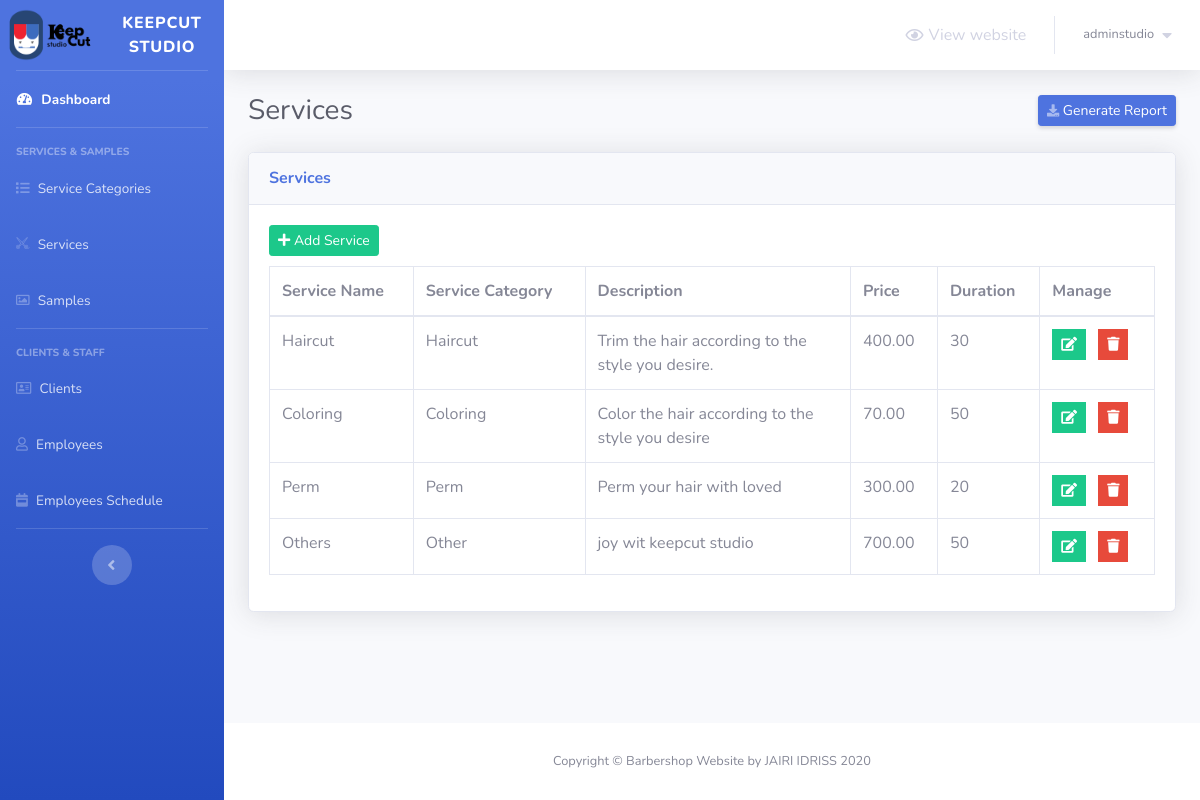
Page /barber-admin/services.php (signed in) on the committed database.
### tables this page shows
CREATE TABLE `services` (
  `service_id` int(5) NOT NULL,
  `service_name` varchar(50) NOT NULL,
  `service_description` varchar(255) NOT NULL,
  `service_price` decimal(6,2) NOT NULL,
  `service_duration` int(5) NOT NULL,
  `category_id` int(2) NOT NULL
);

CREATE TABLE `service_categories` (
  `category_id` int(2) NOT NULL,
  `category_name` varchar(50) NOT NULL
);

### barber-admin/services.php (the view, shortened to what this page needs)
<?php
    include 'connect.php';
    include 'Includes/templates/header.php';
    if(isset($_SESSION['username_barbershop_Xw211qAAsq4']) && isset($_SESSION['password_barbershop_Xw211qAAsq4']))
    {
?>
        <div class="container-fluid">
            <div class="d-sm-flex align-items-center justify-content-between mb-4">
                <h1 class="h3 mb-0 text-gray-800">Services</h1>
                <a href="#" class="d-none d-sm-inline-block btn btn-sm btn-primary shadow-sm">
                    <i class="fas fa-download fa-sm text-white-50"></i>
                    Generate Report
                </a>
            </div>
            <?php
                $do = '';
                if(isset($_GET['do']) && in_array($_GET['do'], array('Add','Edit')))
                {
                    $do = htmlspecialchars($_GET['do']);
                }
                else
                {
                    $do = 'Manage';
                }
                if($do == 'Manage')
                {
                    $stmt = $con->prepare("SELECT * FROM services s, service_categories sc where s.category_id = sc.category_id");
                    $stmt->execute();
                    $rows_services = $stmt->fetchAll();
                ?>
                    <div class="card shadow mb-4">
                        <div class="card-header py-3">
                            <h6 class="m-0 font-weight-bold text-primary">Services</h6>
                        </div>
                        <div class="card-body">
                            <a href="services.php?do=Add" class="btn btn-success btn-sm" style="margin-bottom: 10px;">
                                <i class="fa fa-plus"></i>
                                Add Service
                            </a>
                            <table class="table table-bordered">
                                <thead>
                                    <tr>
                                        <th scope="col">Service Name</th>
                                        <th scope="col">Service Category</th>
                                        <th scope="col">Description</th>
                                        <th scope="col">Price</th>
                                        <th scope="col">Duration</th>
                                        <th scope="col">Manage</th>
                                    </tr>
                                </thead>
                                <tbody>
                                    <?php
                                        foreach($rows_services as $service)
                                        {
                                            echo "<tr>";
                                                echo "<td>";
                                                    echo $service['service_name'];
                                                echo "</td>";
                                                echo "<td>";
                                                    echo $service['category_name'];
                                                echo "</td>";
                                                echo "<td style = 'width:30%'>";
                                                    echo $service['service_description'];
                                                echo "</td>";
                                                echo "<td>";
                                                    echo $service['service_price'];
                                                echo "</td>";
                                                echo "<td>";
                                                    echo $service['service_duration'];
                                                echo "</td>";
                                                echo "<td>";
                                                    $delete_data = "delete_".$service["service_id"];
                                                    ?>
                                                        <ul class="list-inline m-0">
                                                            <li class="list-inline-item" data-toggle="tooltip" title="Edit">
                                                                <button class="btn btn-success btn-sm rounded-0">
                                                                    <a href="services.php?do=Edit&service_id=<?php echo $service['service_id']; ?>" style="color: white;">
                                                                        <i class="fa fa-edit"></i>
                                                                    </a>
                                                                </button>
                                                            </li>
                                                            <li class="list-inline-item" data-toggle="tooltip" title="Delete">
                                                                <button class="btn btn-danger btn-sm rounded-0" type="button" data-toggle="modal" data-target="#<?php echo $delete_data; ?>" data-placement="top"><i class="fa fa-trash"></i></button>
                                                            </li>
                                                        </ul>
                                                    <?php
                                                echo "</td>";
                                            echo "</tr>";
                                        }
                                    ?>
                                </tbody>
                            </table>
                        </div>
                    </div>
                    <?php
                }
            ?>
        </div>
<?php
        include 'Includes/templates/footer.php';
    }
    else
    {
        header('Location: login.php');
        exit();
    }
?>

### rows in the picture
services: service_name "Haircut", category.category_name "Haircut", service_description "Trim the hair according to the style you desire.", service_price "400.00", service_duration "30"
services: service_name "Coloring", category.category_name "Coloring", service_description "Color the hair according to the style you desire", service_price "70.00", service_duration "50"
services: service_name "Perm", category.category_name "Perm", service_description "Perm your hair with loved", service_price "300.00", service_duration "20"
services: service_name "Others", category.category_name "Other", service_description "joy wit keepcut studio", service_price "700.00", service_duration "50"

### other values in the picture
$_SESSION['username_barbershop_Xw211qAAsq4'] "adminstudio"
